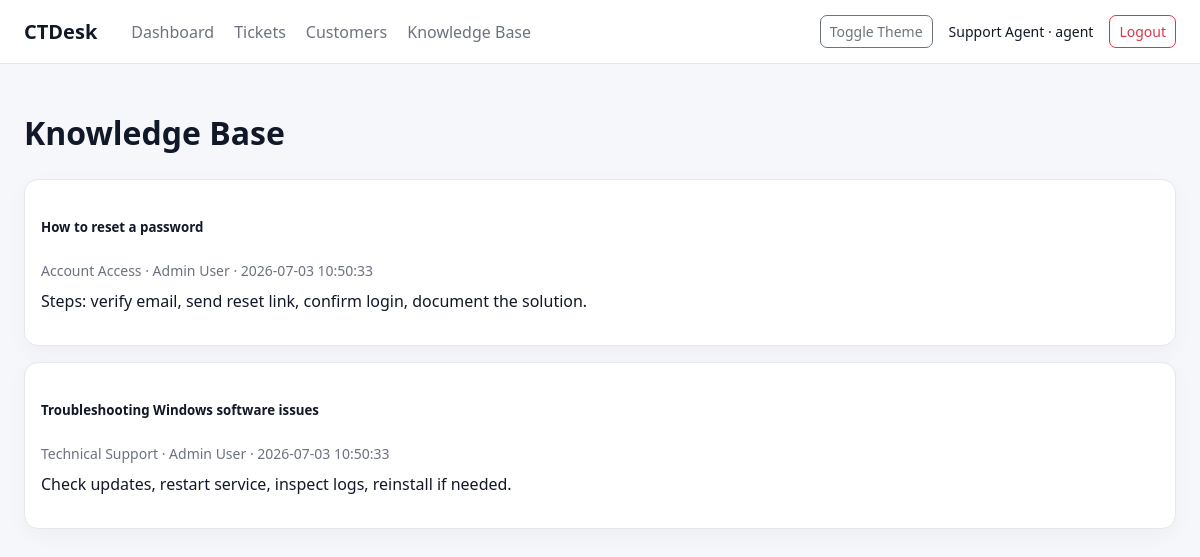
The page /knowledge-base (signed in) on the database as committed earlier.
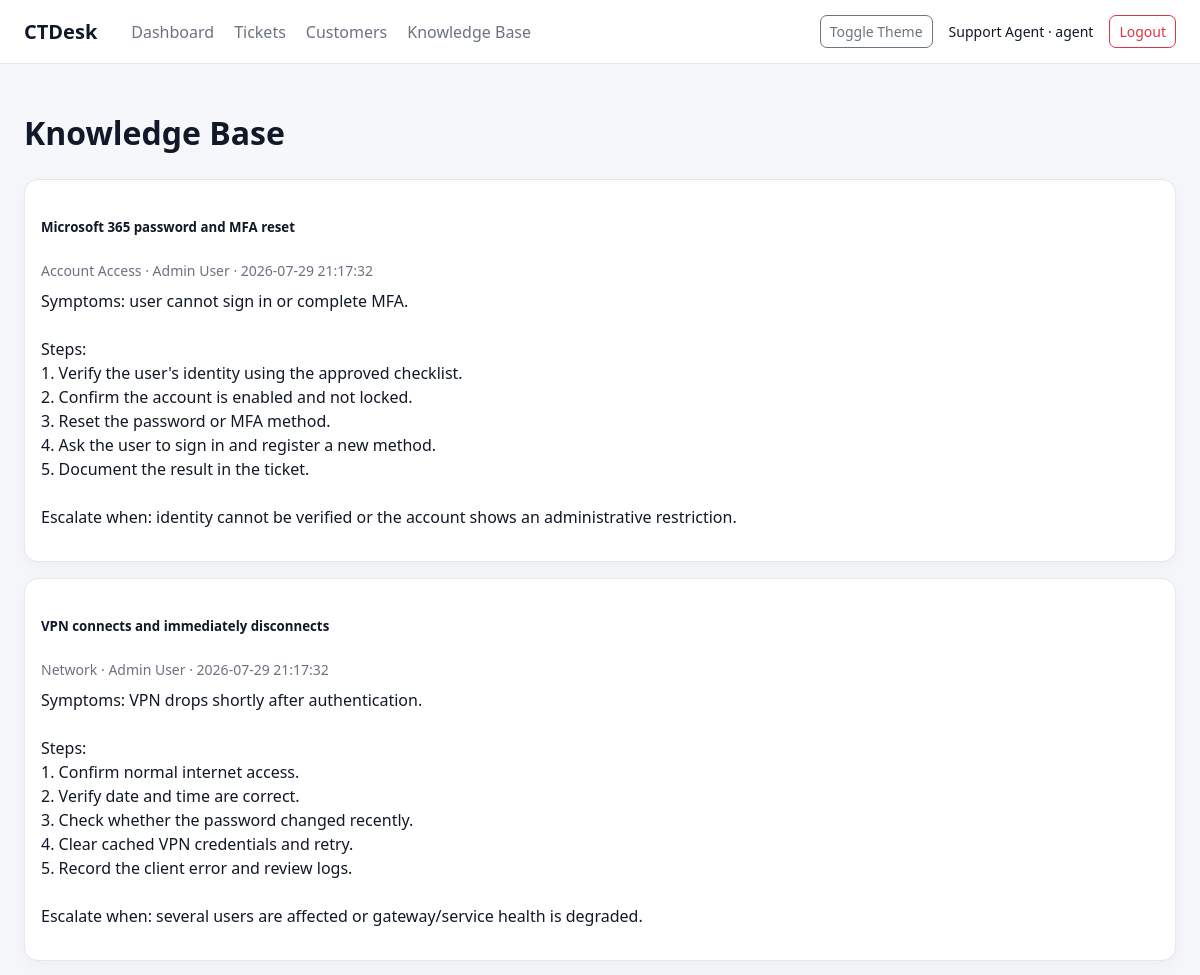
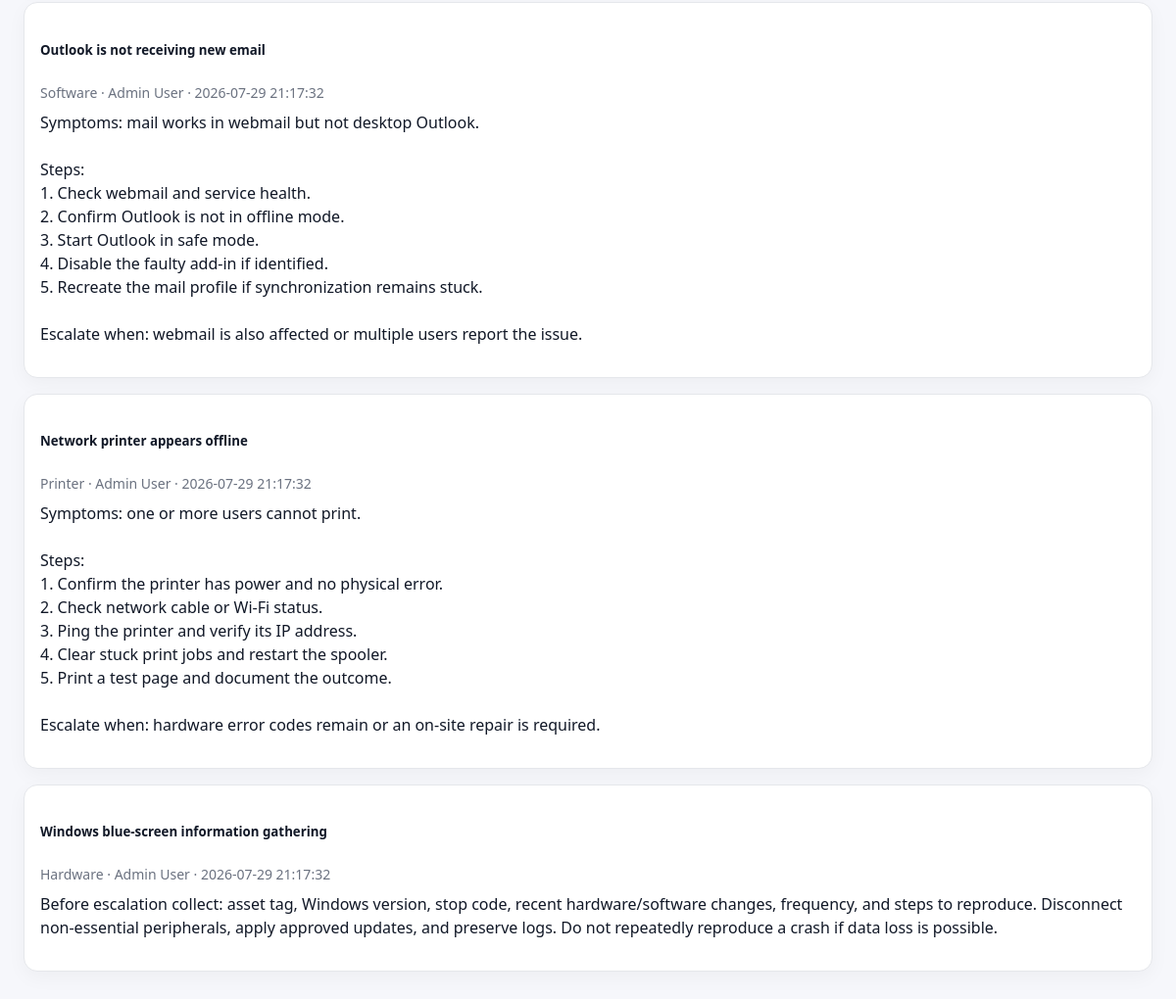
The same page on the database as committed later (2 pictures, top to bottom).
### tables this page shows
CREATE TABLE knowledge_base (
        id INTEGER PRIMARY KEY AUTOINCREMENT,
        title TEXT NOT NULL,
        category TEXT NOT NULL,
        content TEXT NOT NULL,
        created_by INTEGER NOT NULL,
        created_at TEXT NOT NULL,
        FOREIGN KEY(created_by) REFERENCES users(id)
    );

CREATE TABLE users (
        id INTEGER PRIMARY KEY AUTOINCREMENT,
        name TEXT NOT NULL,
        email TEXT NOT NULL UNIQUE,
        password_hash TEXT NOT NULL,
        role TEXT NOT NULL CHECK(role IN ('admin', 'agent', 'customer')),
        created_at TEXT NOT NULL
    );

### routes/management.py (the view, shortened to what this page needs)
@app.route("/knowledge-base", methods=["GET", "POST"])
@login_required
@staff_required
def knowledge_base():
    conn = db()
    articles = conn.execute("""
        SELECT kb.*, u.name AS author
        FROM knowledge_base kb
        JOIN users u ON u.id = kb.created_by
        ORDER BY kb.created_at DESC
    """).fetchall()
    conn.close()
    return render_template("knowledge_base.html", articles=articles)

### app.py (called while the page is built)
@app.context_processor
def inject_user():
    return {"current_user": session}

### app_core.py (called while the page is built)
@app.before_request
def csrf_protection():
    if "_csrf_token" not in session:
        session["_csrf_token"] = secrets.token_urlsafe(24)
    if request.method == "POST" and request.form.get("_csrf_token") != session["_csrf_token"]:
        abort(400, description="Invalid or missing form security token.")

@app.context_processor
def inject_csrf_token():
    return {"csrf_token": session.get("_csrf_token", "")}

### helpers.py (called while the page is built)
def db():
    conn = sqlite3.connect(DB_NAME)
    conn.row_factory = sqlite3.Row
    return conn

def login_required(fn):
    @wraps(fn)
    def wrapper(*args, **kwargs):
        if "user_id" not in session:
            return redirect(url_for("login"))
        return fn(*args, **kwargs)
    return wrapper

def staff_required(fn):
    @wraps(fn)
    def wrapper(*args, **kwargs):
        if session.get("role") not in ("admin", "agent"):
            flash("Staff access required.", "danger")
            return redirect(url_for("dashboard"))
        return fn(*args, **kwargs)
    return wrapper

### templates/knowledge_base.html (shortened to what this page needs)
{% extends "base.html" %}
{% block content %}
<h1>Knowledge Base</h1>
<div class="row g-3">
    <div class="{% if current_user.get('role') == 'admin' %}col-md-8{% else %}col-md-12{% endif %}">
        {% for a in articles %}
        <div class="card p-3 mb-3">
            <h5>{{ a.title }}</h5>
            <div class="text-muted small">{{ a.category }} · {{ a.author }} · {{ a.created_at }}</div>
            <p class="mt-2 preserve-lines">{{ a.content }}</p>
        </div>
        {% endfor %}
    </div>
</div>
{% endblock %}

### templates/base.html (shortened to what this page needs)
<!doctype html>
<html lang="en" data-theme="light">
<head>
    <link href="{{ url_for('static', filename='style.css') }}" rel="stylesheet">
</head>
<body>
<nav class="navbar navbar-expand-lg border-bottom">
    <div class="container-fluid">
        <a class="navbar-brand fw-bold" href="{{ url_for('dashboard') }}">CTDesk</a>
        {% if current_user.get('user_id') %}
        <div class="navbar-nav">
            <a class="nav-link" href="{{ url_for('dashboard') }}">Dashboard</a>
            <a class="nav-link" href="{{ url_for('tickets') }}">Tickets</a>
            {% if current_user.get('role') in ['admin', 'agent'] %}
            <a class="nav-link" href="{{ url_for('customers') }}">Customers</a>
            <a class="nav-link" href="{{ url_for('knowledge_base') }}">Knowledge Base</a>
            {% endif %}
        </div>
        <div class="ms-auto d-flex align-items-center gap-3">
            <button class="btn btn-sm btn-outline-secondary" onclick="toggleTheme()">Toggle Theme</button>
            <span class="small">{{ current_user.get('name') }} · {{ current_user.get('role') }}</span>
            <a class="btn btn-sm btn-outline-danger" href="{{ url_for('logout') }}">Logout</a>
        </div>
        {% endif %}
    </div>
</nav>
<main class="container-fluid p-4">
    {% block content %}{% endblock %}
</main>
</body>
</html>

### static/style.css (style rules this page uses)
:root { --bg: #f6f7fb; --card: #ffffff; --text: #111827; --muted: #6b7280; --border: #e5e7eb; }
* { box-sizing: border-box; }
body { margin: 0; font-family: system-ui, -apple-system, "Segoe UI", sans-serif; line-height: 1.5; }
.container-fluid { width: 100%; padding-left: 24px; padding-right: 24px; }
.navbar, .navbar .container-fluid, .navbar-nav, .d-flex { display: flex; }
.navbar { min-height: 64px; align-items: center; }
.navbar .container-fluid, .align-items-center { align-items: center; }
.navbar-brand { color: var(--text); font-size: 20px; margin-right: 24px; }
.nav-link { color: var(--muted); padding: 8px 10px; }
.ms-auto { margin-left: auto; }
.mt-2 { margin-top: 8px; }
.mb-3 { margin-bottom: 16px; }
.p-3 { padding: 16px; }
.p-4 { padding: 24px; }
.gap-3 { gap: 16px; }
.fw-bold { font-weight: 700; }
.small { font-size: 14px; }
.text-muted { color: var(--muted) !important; }
.row { display: flex; flex-wrap: wrap; margin: -8px; }
.row > * { padding: 8px; }
.col-md-12 { width: 100%; }
.btn { display: inline-block; padding: 7px 13px; border: 1px solid transparent; border-radius: 7px; background: transparent; color: var(--text); cursor: pointer; font: inherit; }
.btn-sm { padding: 5px 9px; font-size: 14px; }
.btn-outline-secondary { border-color: #6c757d; color: #6c757d; }
.btn-outline-danger { border-color: #dc3545; color: #dc3545; }
.border, .border-bottom, .border-top { border-color: var(--border) !important; }
.border-bottom { border-bottom: 1px solid var(--border); }
body { background: var(--bg); color: var(--text); }
.navbar, .card, .login-card, .stat-card { background: var(--card); border-color: var(--border) !important; }
.card, .login-card, .stat-card { border: 1px solid var(--border); border-radius: 14px; box-shadow: 0 6px 20px rgba(0,0,0,0.04); }
a { text-decoration: none; }
.preserve-lines { white-space: pre-line; }

Rows that differ between the two databases and show on the page:
removed knowledge_base: title "How to reset a password", category "Account Access", author "Admin User", created_at "2026-07-03 10:50:33", content "Steps: verify email, send reset link, confirm login, document the solution."
removed knowledge_base: title "Troubleshooting Windows software issues", category "Technical Support", author "Admin User", created_at "2026-07-03 10:50:33", content "Check updates, restart service, inspect logs, reinstall if needed."
added knowledge_base: title "Microsoft 365 password and MFA reset", category "Account Access", author "Admin User", created_at "2026-07-29 21:17:32", content "Symptoms: user cannot sign in or complete MFA. Steps: 1. Verify the user's identity using the approved checklist. 2. Confirm the account is enabled and not locked. 3. Reset the password or MFA method. 4. Ask the user to sign in and register a new method. 5. Document the result in the ticket. Escalate when: identity cannot be verified or the account shows an administrative restriction."
added knowledge_base: title "VPN connects and immediately disconnects", category "Network", author "Admin User", created_at "2026-07-29 21:17:32", content "Symptoms: VPN drops shortly after authentication. Steps: 1. Confirm normal internet access. 2. Verify date and time are correct. 3. Check whether the password changed recently. 4. Clear cached VPN credentials and retry. 5. Record the client error and review logs. Escalate when: several users are affected or gateway/service health is degraded."
added knowledge_base: title "Outlook is not receiving new email", category "Software", author "Admin User", created_at "2026-07-29 21:17:32", content "Symptoms: mail works in webmail but not desktop Outlook. Steps: 1. Check webmail and service health. 2. Confirm Outlook is not in offline mode. 3. Start Outlook in safe mode. 4. Disable the faulty add-in if identified. 5. Recreate the mail profile if synchronization remains stuck. Escalate when: webmail is also affected or multiple users report the issue."
added knowledge_base: title "Network printer appears offline", category "Printer", author "Admin User", created_at "2026-07-29 21:17:32", content "Symptoms: one or more users cannot print. Steps: 1. Confirm the printer has power and no physical error. 2. Check network cable or Wi-Fi status. 3. Ping the printer and verify its IP address. 4. Clear stuck print jobs and restart the spooler. 5. Print a test page and document the outcome. Escalate when: hardware error codes remain or an on-site repair is required."
added knowledge_base: title "Windows blue-screen information gathering", category "Hardware", author "Admin User", created_at "2026-07-29 21:17:32", content "Before escalation collect: asset tag, Windows version, stop code, recent hardware/software changes, frequency, and steps to reproduce. Disconnect non-essential peripherals, apply approved updates, and preserve logs. Do not repeatedly reproduce a crash if data loss is possible."
